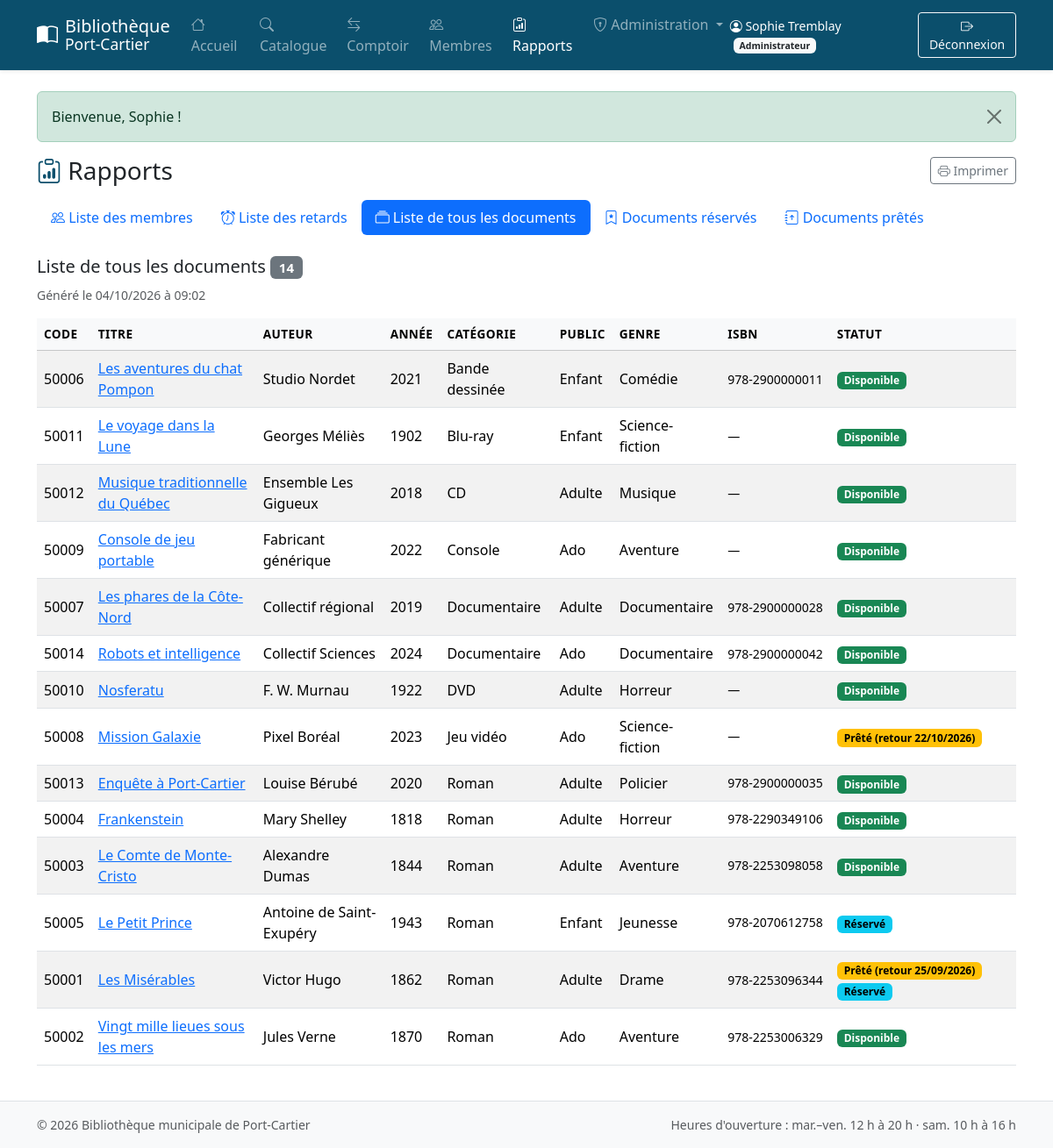
/rapports.php?r=documents (signed in), run on the app's committed database.
### tables this page shows
CREATE TABLE document (
  code_document     INT AUTO_INCREMENT PRIMARY KEY,
  titre             VARCHAR(200) NOT NULL,
  auteur            VARCHAR(150) NOT NULL,           
  annee_publication SMALLINT     NULL,
  id_categorie      INT          NOT NULL,
  type_public       ENUM('enfant','ado','adulte') NOT NULL,
  id_genre          INT          NOT NULL,
  description       TEXT         NULL,
  isbn              VARCHAR(17)  NULL UNIQUE,        
  CONSTRAINT fk_doc_categorie FOREIGN KEY (id_categorie) REFERENCES categorie(id_categorie),
  CONSTRAINT fk_doc_genre     FOREIGN KEY (id_genre)     REFERENCES genre(id_genre),
  INDEX idx_doc_titre (titre),
  INDEX idx_doc_auteur (auteur)
);

CREATE TABLE categorie (
  id_categorie INT AUTO_INCREMENT PRIMARY KEY,
  nom          VARCHAR(50) NOT NULL UNIQUE
);

CREATE TABLE genre (
  id_genre INT AUTO_INCREMENT PRIMARY KEY,
  nom      VARCHAR(50) NOT NULL UNIQUE
);

### includes/functions.php (called while the page is built, shortened)
<?php
function e($valeur): string
{
    return htmlspecialchars((string)($valeur ?? ''), ENT_QUOTES, 'UTF-8');
}
function date_fr(?string $date): string
{
    return $date ? date('d/m/Y', strtotime($date)) : '—';
}

### includes/db.php (called while the page is built)
<?php
function db(): PDO
{
    static $pdo = null;
    if ($pdo === null) {
        $dsn = 'mysql:host=' . DB_HOST . ';port=' . DB_PORT . ';dbname=' . DB_NAME . ';charset=utf8mb4';
        try {
            $pdo = new PDO($dsn, DB_USER, DB_PASS, [
                PDO::ATTR_ERRMODE            => PDO::ERRMODE_EXCEPTION,
                PDO::ATTR_DEFAULT_FETCH_MODE => PDO::FETCH_ASSOC,
                PDO::ATTR_EMULATE_PREPARES   => false,
            ]);
        } catch (PDOException $e) {
            error_log('Connexion BD impossible : ' . $e->getMessage());
            http_response_code(500);
            exit('<h1>Service indisponible</h1><p>Impossible de se connecter à la base de données. '
               . 'Vérifiez que MySQL est démarré et que <code>config.php</code> est bien configuré.</p>');
        }
    }
    return $pdo;
}

### rapports.php (the view, shortened to what this page needs)
<?php
$rapports = [
    'membres'   => ['Liste des membres',         'bi-people'],
    'retards'   => ['Liste des retards',         'bi-alarm'],
    'documents' => ['Liste de tous les documents', 'bi-collection'],
    'reserves'  => ['Documents réservés',        'bi-bookmark-star'],
    'pretes'    => ['Documents prêtés',          'bi-journal-arrow-up'],
];
$r = array_key_exists($_GET['r'] ?? '', $rapports) ? $_GET['r'] : 'membres';
$titre = $rapports[$r][0];
switch ($r) {
    case 'documents':
        $lignes = db()->query('SELECT d.*, c.nom AS categorie, g.nom AS genre, ' . sql_colonnes_statut() . '
                                 FROM document d
                                 JOIN categorie c ON c.id_categorie = d.id_categorie
                                 JOIN genre g     ON g.id_genre     = d.id_genre
                                ORDER BY c.nom, d.titre')->fetchAll();
        break;
}
require 'includes/header.php';
?>
<div class="d-flex flex-wrap justify-content-between align-items-center gap-2 mb-3">
  <h1 class="h3 mb-0"><i class="bi bi-clipboard-data text-biblio"></i> Rapports</h1>
  <button class="btn btn-sm btn-outline-secondary d-print-none" onclick="window.print()"><i class="bi bi-printer"></i> Imprimer</button>
</div>
<ul class="nav nav-pills flex-column flex-sm-row mb-4 d-print-none">
  <?php foreach ($rapports as $cle => [$lib, $ico]): ?>
    <li class="nav-item"><a class="nav-link<?= $cle === $r ? ' active' : '' ?>" href="?r=<?= $cle ?>"><i class="bi <?= $ico ?>"></i> <?= $lib ?></a></li>
  <?php endforeach; ?>
</ul>
<h2 class="h5"><?= e($titre) ?> <span class="badge text-bg-secondary"><?= count($lignes) ?></span></h2>
<p class="small text-muted">Généré le <?= date('d/m/Y à H:i') ?></p>
<div class="table-responsive">
<table class="table table-striped table-hover align-middle">
<?php if ($r === 'membres'): ?>
  <thead class="table-light"><tr><th>Code</th><th>Nom</th><th>Adresse</th><th>Téléphone</th><th>Courriel</th><th class="text-center">Prêts</th><th class="text-center">Réserv.</th></tr></thead>
  <tbody>
  <?php foreach ($lignes as $m): ?>
    <tr>
      <td><?= (int)$m['code_membre'] ?></td>
      <td><a href="membre.php?code=<?= (int)$m['code_membre'] ?>"><?= e($m['nom'] . ', ' . $m['prenom']) ?></a></td>
      <td class="small"><?= e($m['adresse_numero'] . ', ' . $m['adresse_rue'] . ', ' . $m['ville'] . ' (' . $m['province'] . ')') ?></td>
      <td class="text-nowrap"><?= e($m['telephone']) ?></td>
      <td><?= e($m['courriel']) ?></td>
      <td class="text-center"><?= (int)$m['nb_prets'] ?></td>
      <td class="text-center"><?= (int)$m['nb_res'] ?></td>
    </tr>
  <?php endforeach; ?>
<?php elseif ($r === 'documents'): ?>
  <thead class="table-light"><tr><th>Code</th><th>Titre</th><th>Auteur</th><th>Année</th><th>Catégorie</th><th>Public</th><th>Genre</th><th>ISBN</th><th>Statut</th></tr></thead>
  <tbody>
  <?php foreach ($lignes as $d): ?>
    <tr>
      <td><?= (int)$d['code_document'] ?></td>
      <td><a href="document.php?code=<?= (int)$d['code_document'] ?>"><?= e($d['titre']) ?></a></td>
      <td><?= e($d['auteur']) ?></td>
      <td><?= e($d['annee_publication']) ?></td>
      <td><?= e($d['categorie']) ?></td>
      <td class="text-capitalize"><?= e($d['type_public']) ?></td>
      <td><?= e($d['genre']) ?></td>
      <td class="small text-nowrap"><?= e($d['isbn'] ?: '—') ?></td>
      <td><?= badge_statut($d) ?></td>
    </tr>
  <?php endforeach; ?>
<?php endif; ?>
  </tbody>
</table>
</div>
<?php require 'includes/footer.php'; ?>

### includes/biblio.php (shortened to what this page needs)
<?php
function sql_colonnes_statut(): string
{
    return "(SELECT p.code_membre FROM pret p
              WHERE p.code_document = d.code_document AND p.statut = 'actif' LIMIT 1) AS pret_membre,
            (SELECT p.date_retour_prevue FROM pret p
              WHERE p.code_document = d.code_document AND p.statut = 'actif' LIMIT 1) AS pret_retour_prevu,
            (SELECT r.code_membre FROM reservation r
              WHERE r.code_document = d.code_document AND r.statut = 'active' LIMIT 1) AS res_membre";
}
function badge_statut(array $doc): string
{
    if (!empty($doc['pret_membre'])) {
        $txt = 'Prêté';
        if (!empty($doc['pret_retour_prevu'])) {
            $txt .= ' (retour ' . date_fr($doc['pret_retour_prevu']) . ')';
        }
        $html = '<span class="badge text-bg-warning">' . e($txt) . '</span>';
        if (!empty($doc['res_membre'])) {
            $html .= ' <span class="badge text-bg-info">Réservé</span>';
        }
        return $html;
    }
    if (!empty($doc['res_membre'])) {
        return '<span class="badge text-bg-info">Réservé</span>';
    }
    return '<span class="badge text-bg-success">Disponible</span>';
}

### assets/css/style.css (style rules this page uses)
:root { --biblio-bleu: #0b4f6c; --biblio-bleu-fonce: #083a50; --biblio-sable: #f5efe6; }
.text-biblio { color: var(--biblio-bleu) !important; }
.table thead th { white-space: nowrap; font-size: .85rem; text-transform: uppercase; letter-spacing: .03em; }

### data on the page
document: code_document "50006", titre "Les aventures du chat Pompon", auteur "Studio Nordet", annee_publication "2021", id_categorie.nom "Bande dessinée", type_public "Enfant", id_genre.nom "Comédie", isbn "978-2900000011"
document: code_document "50011", titre "Le voyage dans la Lune", auteur "Georges Méliès", annee_publication "1902", id_categorie.nom "Blu-ray", type_public "Enfant", id_genre.nom "Science-fiction", isbn "—"
document: code_document "50012", titre "Musique traditionnelle du Québec", auteur "Ensemble Les Gigueux", annee_publication "2018", id_categorie.nom "CD", type_public "Adulte", id_genre.nom "Musique", isbn "—"
document: code_document "50009", titre "Console de jeu portable", auteur "Fabricant générique", annee_publication "2022", id_categorie.nom "Console", type_public "Ado", id_genre.nom "Aventure", isbn "—"
document: code_document "50007", titre "Les phares de la Côte-Nord", auteur "Collectif régional", annee_publication "2019", id_categorie.nom "Documentaire", type_public "Adulte", id_genre.nom "Documentaire", isbn "978-2900000028"
document: code_document "50014", titre "Robots et intelligence", auteur "Collectif Sciences", annee_publication "2024", id_categorie.nom "Documentaire", type_public "Ado", id_genre.nom "Documentaire", isbn "978-2900000042"
document: code_document "50010", titre "Nosferatu", auteur "F. W. Murnau", annee_publication "1922", id_categorie.nom "DVD", type_public "Adulte", id_genre.nom "Horreur", isbn "—"
document: code_document "50008", titre "Mission Galaxie", auteur "Pixel Boréal", annee_publication "2023", id_categorie.nom "Jeu vidéo", type_public "Ado", id_genre.nom "Science-fiction", isbn "—", txt "Prêté (retour 22/10/2026)"
document: code_document "50013", titre "Enquête à Port-Cartier", auteur "Louise Bérubé", annee_publication "2020", id_categorie.nom "Roman", type_public "Adulte", id_genre.nom "Policier", isbn "978-2900000035"
document: code_document "50004", titre "Frankenstein", auteur "Mary Shelley", annee_publication "1818", id_categorie.nom "Roman", type_public "Adulte", id_genre.nom "Horreur", isbn "978-2290349106"
document: code_document "50003", titre "Le Comte de Monte-Cristo", auteur "Alexandre Dumas", annee_publication "1844", id_categorie.nom "Roman", type_public "Adulte", id_genre.nom "Aventure", isbn "978-2253098058"
document: code_document "50005", titre "Le Petit Prince", auteur "Antoine de Saint-Exupéry", annee_publication "1943", id_categorie.nom "Roman", type_public "Enfant", id_genre.nom "Jeunesse", isbn "978-2070612758", shows "Réservé"
document: code_document "50001", titre "Les Misérables", auteur "Victor Hugo", annee_publication "1862", id_categorie.nom "Roman", type_public "Adulte", id_genre.nom "Drame", isbn "978-2253096344", txt "Prêté (retour 25/09/2026)", shows "Réservé"
document: code_document "50002", titre "Vingt mille lieues sous les mers", auteur "Jules Verne", annee_publication "1870", id_categorie.nom "Roman", type_public "Ado", id_genre.nom "Aventure", isbn "978-2253006329"

### other printed values
$u['prenom'] . ' ' . $u['nom'] "Sophie Tremblay"
$f['msg'] "Bienvenue, Sophie !"
$lib "Liste des membres"
$lib "Liste des retards"
$lib "Liste de tous les documents"
$lib "Documents réservés"
$lib "Documents prêtés"
$titre "Liste de tous les documents"
count($lignes) "14"
